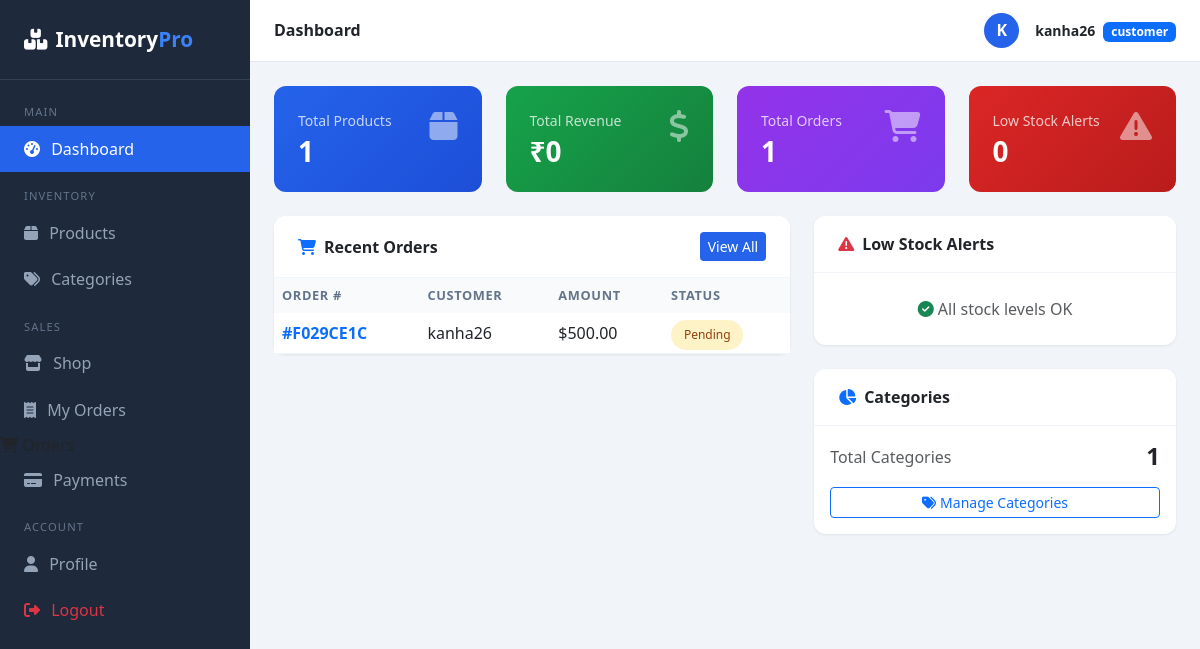
Screenshot of / (signed in) with the database file from the repository.
### accounts/models.py (models this page shows, shortened)
class User(AbstractUser):
    class Role(models.TextChoices):
        ADMIN = "admin", "Admin"
        STAFF = "staff", "Staff"
        CUSTOMER = "customer", "Customer"
    role = models.CharField(max_length=20, choices=Role.choices, default=Role.CUSTOMER)
    email = models.EmailField(unique=True)
    phone = models.CharField(max_length=15, blank=True)
    profile_photo = models.ImageField(upload_to="profiles/", blank=True, null=True)
    address = models.TextField(blank=True)

### orders/models.py (models this page shows, shortened)
class Order(models.Model):
    class Status(models.TextChoices):
        PENDING = "pending", "Pending"
        PROCESSING = "processing", "Processing"
        SHIPPED = "shipped", "Shipped"
        DELIVERED = "delivered", "Delivered"
        CANCELLED = "cancelled", "Cancelled"
    order_number = models.CharField(max_length=20, unique=True, editable=False)
    customer = models.ForeignKey(
        User,
        on_delete=models.SET_NULL,
        null=True,
        related_name="customer_orders"
    )
    customer_name = models.CharField(max_length=200)
    customer_email = models.EmailField()
    customer_phone = models.CharField(max_length=15, blank=True)
    shipping_address = models.TextField()
    status = models.CharField(
        max_length=20,
        choices=Status.choices,
        default=Status.PENDING
    )
    total_amount = models.DecimalField(max_digits=12, decimal_places=2, default=0)
    notes = models.TextField(blank=True)
    created_by = models.ForeignKey(
        User,
        on_delete=models.SET_NULL,
        null=True,
        blank=True,
        related_name="orders_created"
    )
    created_at = models.DateTimeField(auto_now_add=True)
    updated_at = models.DateTimeField(auto_now=True)

### products/views.py (the view)
# urls.py: path('', product_views.dashboard, name='dashboard'),
@login_required
def dashboard(request):
    total_products = Product.objects.filter(is_active=True).count()
    total_orders = Order.objects.count()
    total_revenue = Order.objects.filter(
        status="delivered"
    ).aggregate(total=Sum("total_amount"))["total"] or 0
    low_stock_products = Product.objects.filter(
        is_active=True,
        stock_quantity__lte=10
    )
    recent_orders = Order.objects.order_by("-created_at")[:5]
    total_categories = Category.objects.count()
    context = {
        "total_products": total_products,
        "total_orders": total_orders,
        "total_revenue": total_revenue,
        "low_stock_products": low_stock_products,
        "recent_orders": recent_orders,
        "total_categories": total_categories,
    }
    return render(request, "products/dashboard.html", context)

### inventory_project/templates/products/dashboard.html (shortened to what this page needs)
{% extends 'base.html' %}
{% block page_title %}Dashboard{% endblock %}
{% block content %}
<div class="row g-4 mb-4">
  <div class="col-md-3">
    <div class="stat-card" style="background: linear-gradient(135deg,#2563eb,#1d4ed8)">
      <div class="d-flex justify-content-between align-items-start">
        <div>
          <p class="mb-1 opacity-75 small">Total Products</p>
          <h3 class="fw-bold mb-0">{{ total_products }}</h3>
        </div>
        <i class="fas fa-box fa-2x opacity-50"></i>
      </div>
    </div>
  </div>
  <div class="col-md-3">
    <div class="stat-card" style="background: linear-gradient(135deg,#16a34a,#15803d)">
      <div class="d-flex justify-content-between align-items-start">
        <div>
          <p class="mb-1 opacity-75 small">Total Revenue</p>
          <h3 class="fw-bold mb-0">₹{{ total_revenue }}</h3>
        </div>
        <i class="fas fa-dollar-sign fa-2x opacity-50"></i>
      </div>
    </div>
  </div>
  <div class="col-md-3">
    <div class="stat-card" style="background: linear-gradient(135deg,#9333ea,#7c3aed)">
      <div class="d-flex justify-content-between align-items-start">
        <div>
          <p class="mb-1 opacity-75 small">Total Orders</p>
          <h3 class="fw-bold mb-0">{{ total_orders }}</h3>
        </div>
        <i class="fas fa-shopping-cart fa-2x opacity-50"></i>
      </div>
    </div>
  </div>
  <div class="col-md-3">
    <div class="stat-card" style="background: linear-gradient(135deg,#dc2626,#b91c1c)">
      <div class="d-flex justify-content-between align-items-start">
        <div>
          <p class="mb-1 opacity-75 small">Low Stock Alerts</p>
          <h3 class="fw-bold mb-0">{{ low_stock_products.count }}</h3>
        </div>
        <i class="fas fa-exclamation-triangle fa-2x opacity-50"></i>
      </div>
    </div>
  </div>
</div>
<div class="row g-4">
  <div class="col-lg-7">
    <div class="card">
      <div class="card-header d-flex justify-content-between align-items-center">
        <span><i class="fas fa-shopping-cart me-2 text-primary"></i>Recent Orders</span>
        <a href="{% url 'order_list' %}" class="btn btn-sm btn-primary">View All</a>
      </div>
      <div class="card-body p-0">
        <table class="table mb-0">
          <thead>
            <tr><th>Order #</th><th>Customer</th><th>Amount</th><th>Status</th></tr>
          </thead>
          <tbody>
            {% for order in recent_orders %}
            <tr>
              <td><a href="{% url 'order_detail' order.pk %}" class="text-decoration-none fw-semibold">#{{ order.order_number }}</a></td>
              <td>{{ order.customer_name }}</td>
              <td>${{ order.total_amount }}</td>
              <td><span class="badge-{{ order.status }}">{{ order.get_status_display }}</span></td>
            </tr>
            {% empty %}
            <tr><td colspan="4" class="text-center text-muted py-4">No orders yet</td></tr>
            {% endfor %}
          </tbody>
        </table>
      </div>
    </div>
  </div>
  <div class="col-lg-5">
    <div class="card">
      <div class="card-header">
        <i class="fas fa-exclamation-triangle me-2 text-danger"></i>Low Stock Alerts
      </div>
      <div class="card-body p-0">
        {% for product in low_stock_products %}
        <div class="low-stock p-3 d-flex align-items-center gap-3">
          {% if product.image %}
            <img src="{{ product.image.url }}" class="product-img">
          {% else %}
            <div class="product-img-placeholder"><i class="fas fa-box"></i></div>
          {% endif %}
          <div class="flex-grow-1">
            <strong class="small d-block">{{ product.name }}</strong>
            <small class="text-muted">SKU: {{ product.sku }}</small>
          </div>
          <span class="badge bg-danger">{{ product.stock_quantity }} left</span>
        </div>
        {% empty %}
        <p class="text-center text-muted py-4 mb-0">
          <i class="fas fa-check-circle text-success me-1"></i>All stock levels OK
        </p>
        {% endfor %}
      </div>
    </div>
    <div class="card mt-4">
      <div class="card-header"><i class="fas fa-chart-pie me-2 text-primary"></i>Categories</div>
      <div class="card-body">
        <div class="d-flex justify-content-between align-items-center">
          <span class="text-muted">Total Categories</span>
          <h4 class="fw-bold mb-0">{{ total_categories }}</h4>
        </div>
        <a href="{% url 'category_list' %}" class="btn btn-outline-primary btn-sm w-100 mt-3">
          <i class="fas fa-tags me-1"></i>Manage Categories
        </a>
      </div>
    </div>
  </div>
</div>
{% endblock %}

### inventory_project/templates/base.html (shortened to what this page needs)
<!DOCTYPE html>
<html lang="en">
<head>
  <link href="https://cdn.jsdelivr.net/npm/bootstrap@5.3.0/dist/css/bootstrap.min.css" rel="stylesheet">
  <link href="https://cdnjs.cloudflare.com/ajax/libs/font-awesome/6.4.0/css/all.min.css" rel="stylesheet">
</head>
<body>
{% if user.is_authenticated %}
<div class="sidebar">
  <div class="sidebar-brand">
    <i class="fas fa-boxes me-2"></i>Inventory<span>Pro</span>
  </div>
  <nav class="mt-2">
    <div class="nav-label">Main</div>
    <a href="{% url 'dashboard' %}" class="nav-link {% if request.resolver_match.url_name == 'dashboard' %}active{% endif %}">
      <i class="fas fa-tachometer-alt"></i> Dashboard</a>
    <div class="nav-label">Inventory</div>
    <a href="{% url 'product_list' %}" class="nav-link {% if 'product' in request.resolver_match.url_name %}active{% endif %}">
      <i class="fas fa-box"></i> Products</a>
    <a href="{% url 'category_list' %}" class="nav-link {% if 'category' in request.resolver_match.url_name %}active{% endif %}">
      <i class="fas fa-tags"></i> Categories</a>
    <div class="nav-label">Sales</div>
    {% if user.role == 'customer' %}
      <a href="{% url 'storefront' %}" class="nav-link {% if request.resolver_match.url_name == 'storefront' %}active{% endif %}">
        <i class="fas fa-store"></i> Shop</a>
      <a href="{% url 'my_orders' %}" class="nav-link {% if request.resolver_match.url_name == 'my_orders' %}active{% endif %}">
        <i class="fas fa-receipt"></i> My Orders</a>
    {% endif %}
        <i class="fas fa-shopping-cart"></i> Orders</a>
      <a href="{% url 'payment_list' %}" class="nav-link {% if 'payment' in request.resolver_match.url_name %}active{% endif %}">
        <i class="fas fa-credit-card"></i> Payments</a>
    <div class="nav-label">Account</div>
    <a href="{% url 'profile' %}" class="nav-link {% if request.resolver_match.url_name == 'profile' %}active{% endif %}">
      <i class="fas fa-user"></i> Profile</a>
    <a href="{% url 'logout' %}" class="nav-link text-danger">
      <i class="fas fa-sign-out-alt"></i> Logout</a>
  </nav>
</div>
<div class="main-content">
  <div class="topbar">
    <h6 class="mb-0 fw-semibold">{% block page_title %}Dashboard{% endblock %}</h6>
    <div class="d-flex align-items-center gap-3">
      {% if user.profile_photo %}
        <img src="{{ user.profile_photo.url }}" class="rounded-circle" width="35" height="35" style="object-fit:cover;">
      {% else %}
        <div style="width:35px;height:35px;background:#2563eb;border-radius:50%;display:flex;align-items:center;justify-content:center;color:#fff;font-weight:700;">
          {{ user.username|first|upper }}
        </div>
      {% endif %}
      <div>
        <span class="fw-semibold small">{{ user.username }}</span>
        <span class="badge bg-primary ms-1 small">{{ user.role }}</span>
      </div>
    </div>
  </div>
  <div class="page-body">
    {% block content %}{% endblock %}
  </div>
</div>
{% else %}
  {% block auth_content %}{% endblock %}
{% endif %}
</body>
</html>

### inventory_project/templates/base.html (style rules this page uses)
:root { --primary: #2563eb; --sidebar-width: 250px; }
body { background: #f1f5f9; font-family: 'Segoe UI', sans-serif; }
.sidebar { width: var(--sidebar-width); background: #1e293b; min-height: 100vh; position: fixed; top: 0; left: 0; z-index: 100; }
.sidebar-brand { padding: 1.5rem; color: #fff; font-size: 1.3rem; font-weight: 700; border-bottom: 1px solid #334155; }
.sidebar-brand span { color: #3b82f6; }
.sidebar .nav-link { color: #94a3b8; padding: .7rem 1.5rem; display: flex; align-items: center; gap: .7rem; transition: all .2s; }
.sidebar .nav-link:hover, .sidebar .nav-link.active { color: #fff; background: #2563eb; }
.sidebar .nav-label { color: #64748b; font-size: .7rem; text-transform: uppercase; letter-spacing: .1em; padding: 1rem 1.5rem .3rem; }
.main-content { margin-left: var(--sidebar-width); }
.topbar { background: #fff; padding: .8rem 1.5rem; border-bottom: 1px solid #e2e8f0; display: flex; justify-content: space-between; align-items: center; position: sticky; top: 0; z-index: 99; }
.page-body { padding: 1.5rem; }
.card { border: none; border-radius: 12px; box-shadow: 0 1px 3px rgba(0,0,0,.08); }
.card-header { background: #fff; border-bottom: 1px solid #f1f5f9; font-weight: 600; border-radius: 12px 12px 0 0 !important; padding: 1rem 1.5rem; }
.stat-card { border-radius: 12px; color: #fff; padding: 1.5rem; }
.badge-pending { background: #fef3c7; color: #92400e; padding: .4rem .8rem; border-radius: 20px; font-size: .75rem; }
.table thead th { background: #f8fafc; font-size: .8rem; text-transform: uppercase; letter-spacing: .05em; color: #64748b; border: none; }
.table td { vertical-align: middle; border-color: #f1f5f9; }
.btn-primary { background: #2563eb; border: none; }

### rows the page displays
User: username|first "K", username "kanha26", role "customer"
Order: order_number "F029CE1C", customer_name "kanha26", total_amount "500.00", status "Pending"

### other values shown
{{ total_products }} "1"
{{ total_revenue }} "0"
{{ total_orders }} "1"
{{ low_stock_products.count }} "0"
{{ total_categories }} "1"
